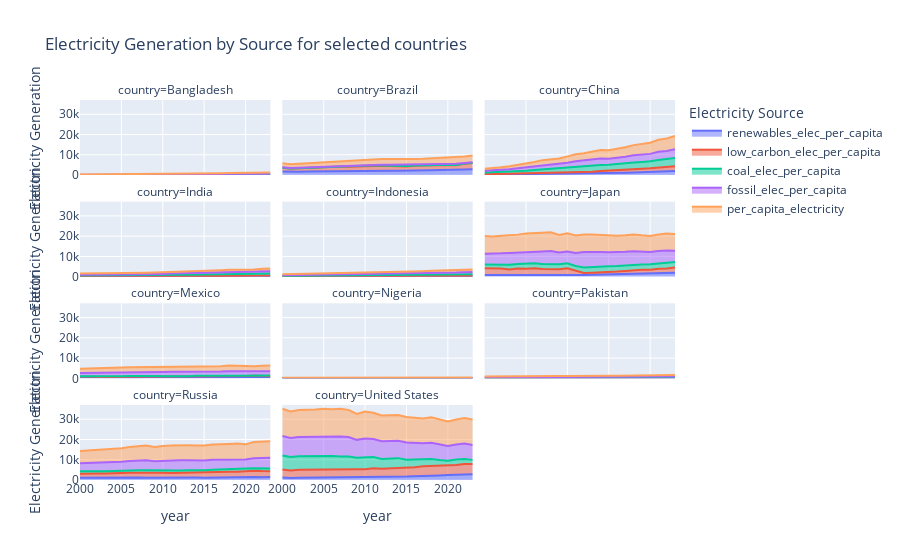

Notebook code for this chart:
### Code cell
# Plotly requires the data to be in this melted format for group plotting
df_4 = df_3.melt(id_vars=["year","country"],value_vars=['renewables_elec_per_capita','low_carbon_elec_per_capita','coal_elec_per_capita','fossil_elec_per_capita','per_capita_electricity'],var_name = 'Electricity Source', value_name = 'Electricity Generation')

# Creating a facetgrid area plot
fig_5=px.area(
    df_4,
    x='year',
    y='Electricity Generation',
    color='Electricity Source',
    facet_col = 'country',
    facet_col_wrap=3,
    title=f"Electricity Generation by Source for selected countries",
    height=800
)

fig_5.update_layout(
    legend_title_text = 'Electricity Source'
        )

fig_5.show()
